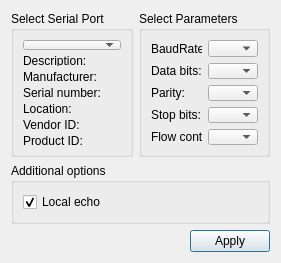
<?xml version="1.0" encoding="UTF-8"?>
<ui version="4.0">
 <class>SettingsDialog</class>
 <widget class="QDialog" name="SettingsDialog">
  <property name="geometry">
   <rect>
    <x>0</x>
    <y>0</y>
    <width>281</width>
    <height>263</height>
   </rect>
  </property>
  <property name="sizePolicy">
   <sizepolicy hsizetype="Preferred" vsizetype="Preferred">
    <horstretch>0</horstretch>
    <verstretch>0</verstretch>
   </sizepolicy>
  </property>
  <property name="minimumSize">
   <size>
    <width>266</width>
    <height>256</height>
   </size>
  </property>
  <property name="sizeIncrement">
   <size>
    <width>0</width>
    <height>0</height>
   </size>
  </property>
  <property name="windowTitle">
   <string>Settings</string>
  </property>
  <layout class="QGridLayout" name="gridLayout_3">
   <item row="0" column="1">
    <widget class="QGroupBox" name="parametersBox">
     <property name="title">
      <string>Select Parameters</string>
     </property>
     <layout class="QGridLayout" name="gridLayout_2">
      <item row="0" column="0">
       <widget class="QLabel" name="baudRateLabel">
        <property name="text">
         <string>BaudRate:</string>
        </property>
       </widget>
      </item>
      <item row="0" column="1">
       <widget class="QComboBox" name="baudRateBox"/>
      </item>
      <item row="1" column="0">
       <widget class="QLabel" name="dataBitsLabel">
        <property name="text">
         <string>Data bits:</string>
        </property>
       </widget>
      </item>
      <item row="1" column="1">
       <widget class="QComboBox" name="dataBitsBox"/>
      </item>
      <item row="2" column="0">
       <widget class="QLabel" name="parityLabel">
        <property name="text">
         <string>Parity:</string>
        </property>
       </widget>
      </item>
      <item row="2" column="1">
       <widget class="QComboBox" name="parityBox"/>
      </item>
      <item row="3" column="0">
       <widget class="QLabel" name="stopBitsLabel">
        <property name="text">
         <string>Stop bits:</string>
        </property>
       </widget>
      </item>
      <item row="3" column="1">
       <widget class="QComboBox" name="stopBitsBox"/>
      </item>
      <item row="4" column="0">
       <widget class="QLabel" name="flowControlLabel">
        <property name="text">
         <string>Flow control:</string>
        </property>
       </widget>
      </item>
      <item row="4" column="1">
       <widget class="QComboBox" name="flowControlBox"/>
      </item>
     </layout>
    </widget>
   </item>
   <item row="0" column="0">
    <widget class="QGroupBox" name="selectBox">
     <property name="title">
      <string>Select Serial Port</string>
     </property>
     <layout class="QGridLayout" name="gridLayout">
      <item row="0" column="0">
       <widget class="QComboBox" name="serialPortInfoListBox"/>
      </item>
      <item row="1" column="0">
       <widget class="QLabel" name="descriptionLabel">
        <property name="text">
         <string>Description:</string>
        </property>
       </widget>
      </item>
      <item row="2" column="0">
       <widget class="QLabel" name="manufacturerLabel">
        <property name="text">
         <string>Manufacturer:</string>
        </property>
       </widget>
      </item>
      <item row="3" column="0">
       <widget class="QLabel" name="serialNumberLabel">
        <property name="text">
         <string>Serial number:</string>
        </property>
       </widget>
      </item>
      <item row="4" column="0">
       <widget class="QLabel" name="locationLabel">
        <property name="text">
         <string>Location:</string>
        </property>
       </widget>
      </item>
      <item row="5" column="0">
       <widget class="QLabel" name="vidLabel">
        <property name="text">
         <string>Vendor ID:</string>
        </property>
       </widget>
      </item>
      <item row="6" column="0">
       <widget class="QLabel" name="pidLabel">
        <property name="text">
         <string>Product ID:</string>
        </property>
       </widget>
      </item>
     </layout>
    </widget>
   </item>
   <item row="2" column="0" colspan="2">
    <layout class="QHBoxLayout" name="horizontalLayout">
     <item>
      <spacer name="horizontalSpacer">
       <property name="orientation">
        <enum>Qt::Horizontal</enum>
       </property>
       <property name="sizeHint" stdset="0">
        <size>
         <width>96</width>
         <height>20</height>
        </size>
       </property>
      </spacer>
     </item>
     <item>
      <widget class="QPushButton" name="applyButton">
       <property name="text">
        <string>Apply</string>
       </property>
      </widget>
     </item>
    </layout>
   </item>
   <item row="1" column="0" colspan="2">
    <widget class="QGroupBox" name="additionalOptionsGroupBox">
     <property name="title">
      <string>Additional options</string>
     </property>
     <layout class="QVBoxLayout" name="verticalLayout">
      <item>
       <widget class="QCheckBox" name="localEchoCheckBox">
        <property name="text">
         <string>Local echo</string>
        </property>
        <property name="checked">
         <bool>true</bool>
        </property>
       </widget>
      </item>
     </layout>
    </widget>
   </item>
  </layout>
 </widget>
 <resources/>
 <connections/>
</ui>
